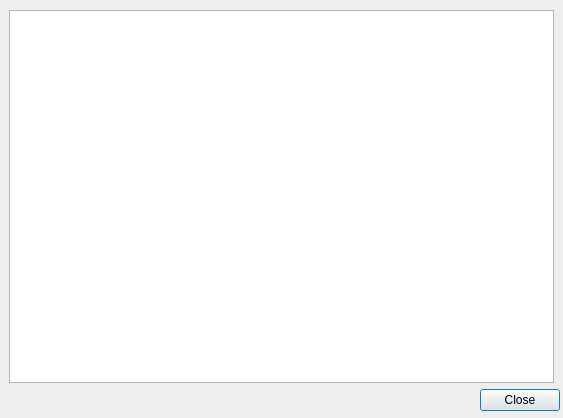
<?xml version="1.0" encoding="utf-8"?>
<!--
######################################################################################################################
# Copyright (C) 2017 - 2018 Spine project consortium
# This file is part of Spine Toolbox.
# Spine Toolbox is free software: you can redistribute it and/or modify it under the terms of the GNU Lesser General
# Public License as published by the Free Software Foundation, either version 3 of the License, or (at your option)
# any later version. This program is distributed in the hope that it will be useful, but WITHOUT ANY WARRANTY;
# without even the implied warranty of MERCHANTABILITY or FITNESS FOR A PARTICULAR PURPOSE. See the GNU Lesser General
# Public License for more details. You should have received a copy of the GNU Lesser General Public License along with
# this program. If not, see <http://www.gnu.org/licenses/>.
######################################################################################################################
-->
<ui version="4.0">
 <class>dialog</class>
 <widget class="QDialog" name="dialog">
  <property name="geometry">
   <rect>
    <x>0</x>
    <y>0</y>
    <width>563</width>
    <height>418</height>
   </rect>
  </property>
  <property name="windowTitle">
   <string>Dialog</string>
  </property>
  <widget class="QWidget" name="verticalLayoutWidget">
   <property name="geometry">
    <rect>
     <x>9</x>
     <y>10</y>
     <width>551</width>
     <height>401</height>
    </rect>
   </property>
   <layout class="QVBoxLayout" name="top_layout">
    <item>
     <layout class="QHBoxLayout" name="edit_area_layout">
      <item>
       <widget class="QTableView" name="time_series_table"/>
      </item>
      <item>
       <widget class="QWidget" name="plot_widget" native="true"/>
      </item>
     </layout>
    </item>
    <item>
     <layout class="QHBoxLayout" name="horizontalLayout">
      <item>
       <spacer name="horizontalSpacer">
        <property name="orientation">
         <enum>Qt::Horizontal</enum>
        </property>
        <property name="sizeHint" stdset="0">
         <size>
          <width>40</width>
          <height>20</height>
         </size>
        </property>
       </spacer>
      </item>
      <item>
       <widget class="QPushButton" name="close_button">
        <property name="text">
         <string>Close</string>
        </property>
       </widget>
      </item>
     </layout>
    </item>
   </layout>
  </widget>
 </widget>
 <resources/>
 <connections/>
</ui>
